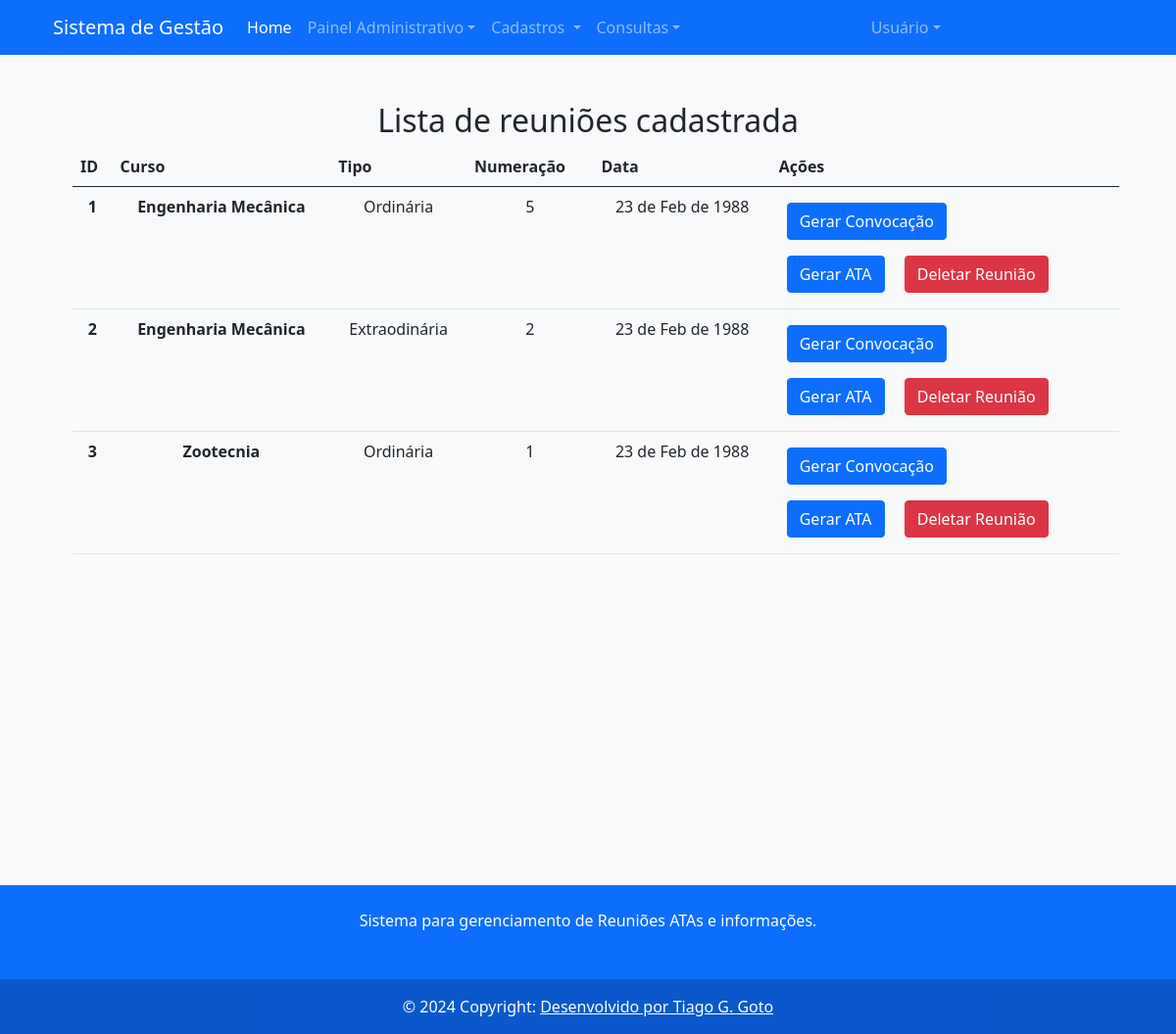
Screenshot of /meetings/ (signed in) with the database file from the repository.
### src/models/entities/meetings.py (models this page shows, shortened)
class Meetings(db.Model):
    __tablename__ = "meetings"
    id = db.Column(db.Integer, primary_key=True, autoincrement=True)
    meet_number = db.Column(db.Integer, nullable=False)
    meet_description = db.Column(db.Text, nullable=False)
    meet_regdate = db.Column(db.DateTime, default=datetime.now)
    meet_date = db.Column(db.DateTime, nullable = False)
    meet_location = db.Column(db.Text, nullable = False)
    meet_type_id = db.Column(db.Integer, db.ForeignKey('meeting_type.id'), nullable=False)
    meet_type = db.relationship("Meeting_type", back_populates="meeting")
    meeting_agenda = db.relationship("Meeting_agenda", back_populates="meeting", lazy='dynamic')
    minutes = db.relationship("Meeting_minute", back_populates="meeting", lazy='dynamic')
    attendees = db.relationship("Meeting_attendees", back_populates="meeting", lazy='dynamic')
    course_id = db.Column(db.Integer, db.ForeignKey('course.id'), nullable = False)
    course = db.relationship("Course", back_populates="meeting")

class Meeting_type(db.Model):
    __tablename__="meeting_type"
    id = db.Column(db.Integer, primary_key=True, autoincrement=True)
    type_name = db.Column(db.Text, nullable=False)
    meeting = db.relationship("Meetings", back_populates="meet_type", lazy='dynamic')
    numbering = db.relationship("Numbering", back_populates="meet_type", lazy="dynamic")
    def __repr__(self):
        return f"{self.type_name}"

### src/models/entities/institution.py (models this page shows, shortened)
class Course(db.Model):
    __tablename__= 'course'
    id = db.Column(db.Integer, primary_key=True, autoincrement=True)
    name = db.Column(db.Text, nullable=False)
    depart_id = db.Column(db.Integer, db.ForeignKey('department.id'))
    department = db.relationship("Department", back_populates="course")
    meeting = db.relationship("Meetings", back_populates="course", lazy='dynamic')
    numbering = db.relationship("Numbering", back_populates="course", lazy='dynamic')
    attendee = db.relationship("Attendees", back_populates="course", lazy='dynamic')
    def __repr__(self):
        return f'{self.name}'

### src/routes/meetings.py (the view)
@meetings_route.route('/')
@login_required
def list_meetings():
    meetings_date = Reg_meetings.gets()
    return render_template('list_meetings.html', dados= meetings_date)

### src/models/repository/meetings.py (called while the page is built)
    def gets():
        meetings_list = db.session.execute(db.select(Meetings).order_by(Meetings.id)).scalars()
        return meetings_list

### src/routes/login.py (called while the page is built)
@login_manager.user_loader
def loader_user(user_id):
    return Users.query.filter_by(userid=user_id).first()

### src/templates/list_meetings.html
{% extends "base.html" %}
{% block content %}
<div class="container-fluid mt-5 mb-5">
    <h2 class="text-center">Lista de reuniões cadastrada</h2>
    <div class="container">
<table class="table m-2 p-3">
    <thead>
      <tr>
        <th scope="col">ID</th>
        <th scope="col">Curso</th>
        <th scope="col">Tipo</th>
        <th scope="col">Numeração</th>
        <th scope="col">Data</th>
        <th scope="col">Ações</th>
      </tr>
    </thead>
    <tbody>
        {% for meeting in dados %}
      <tr>
        <th class="text-center"> {{ meeting.id }}</th>
        <th class="text-center">{{meeting.course}}</th>
        <td class="text-center">{{ meeting.meet_type }}</td>
        <td class="text-center">{{ meeting.meet_number }}</td>
        <td class="text-center">{{ meeting.meet_date.strftime("%d de %b de %Y") }}</td>
        <td>
          <form id="gnotice">
            <button formtarget="gnotice" type="submit" class="btn btn-primary m-2" formaction="{{url_for('meetings.generate_notice', id=meeting.id)}}" formmethod="post"> Gerar Convocação </button>
          </form>
            <button type="button" class="btn btn-primary m-2"> Gerar ATA</button>
            <button type="button" class="btn btn-danger m-2"> Deletar Reunião</button>
        </td>
      </tr>
      {% endfor %}
    </tbody>
  </table>
</div>
</div>
{% endblock %}

### rows the page displays
Meetings: id "1", course "Engenharia Mecânica", meet_type "Ordinária", meet_number "5", meet_date "23 de Feb de 1988"
Meetings: id "2", course "Engenharia Mecânica", meet_type "Extraodinária", meet_number "2", meet_date "23 de Feb de 1988"
Meetings: id "3", course "Zootecnia", meet_type "Ordinária", meet_number "1", meet_date "23 de Feb de 1988"
